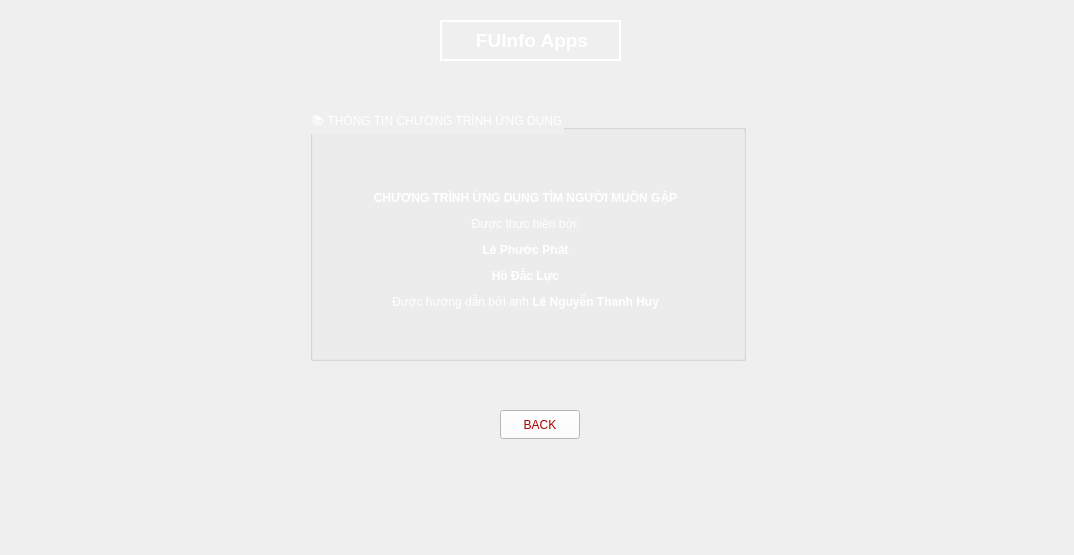
<?xml version="1.0" encoding="UTF-8"?>
<ui version="4.0">
 <class>Credit_Page</class>
 <widget class="QMainWindow" name="Credit_Page">
  <property name="geometry">
   <rect>
    <x>0</x>
    <y>0</y>
    <width>1074</width>
    <height>555</height>
   </rect>
  </property>
  <property name="windowTitle">
   <string>MainWindow</string>
  </property>
  <property name="styleSheet">
   <string notr="true"/>
  </property>
  <widget class="QWidget" name="centralwidget">
   <widget class="QGroupBox" name="credit_info_box">
    <property name="geometry">
     <rect>
      <x>310</x>
      <y>110</y>
      <width>436</width>
      <height>251</height>
     </rect>
    </property>
    <property name="styleSheet">
     <string notr="true">font: 700 9pt &quot;Segoe UI&quot;;
border-color: rgb(170, 0, 0);
color: rgb(255, 255, 255);</string>
    </property>
    <property name="title">
     <string>📚 THÔNG TIN CHƯƠNG TRÌNH ỨNG DỤNG</string>
    </property>
    <widget class="QLabel" name="label">
     <property name="geometry">
      <rect>
       <x>100</x>
       <y>80</y>
       <width>63</width>
       <height>21</height>
      </rect>
     </property>
     <property name="text">
      <string/>
     </property>
    </widget>
    <widget class="QLabel" name="label_6">
     <property name="geometry">
      <rect>
       <x>0</x>
       <y>40</y>
       <width>431</width>
       <height>201</height>
      </rect>
     </property>
     <property name="text">
      <string>&lt;html&gt;&lt;head/&gt;&lt;body&gt;&lt;p align=&quot;center&quot;&gt;&lt;span style=&quot; font-weight:700;&quot;&gt;CHƯƠNG TRÌNH ỨNG DỤNG TÌM NGƯỜI MUỐN GẶP&lt;/span&gt;&lt;/p&gt;&lt;p align=&quot;center&quot;&gt;Được thực hiện bởi:&lt;/p&gt;&lt;p align=&quot;center&quot;&gt;&lt;span style=&quot; font-weight:700;&quot;&gt;Lê Phước Phát&lt;/span&gt;&lt;/p&gt;&lt;p align=&quot;center&quot;&gt;&lt;span style=&quot; font-weight:700;&quot;&gt;Hồ Đắc Lực&lt;/span&gt;&lt;/p&gt;&lt;p align=&quot;center&quot;&gt;Được hướng dẫn bởi anh &lt;span style=&quot; font-weight:700;&quot;&gt;Lê Nguyễn Thanh Huy&lt;/span&gt;&lt;/p&gt;&lt;/body&gt;&lt;/html&gt;</string>
     </property>
    </widget>
   </widget>
   <widget class="QPushButton" name="back_button">
    <property name="geometry">
     <rect>
      <x>500</x>
      <y>410</y>
      <width>80</width>
      <height>29</height>
     </rect>
    </property>
    <property name="maximumSize">
     <size>
      <width>83</width>
      <height>29</height>
     </size>
    </property>
    <property name="styleSheet">
     <string notr="true">color: rgb(170, 0, 0);
background-color: rgb(255, 255, 255);
font: 700 9pt &quot;Segoe UI&quot;;</string>
    </property>
    <property name="text">
     <string>BACK</string>
    </property>
   </widget>
   <widget class="QLabel" name="label_2">
    <property name="geometry">
     <rect>
      <x>0</x>
      <y>0</y>
      <width>1074</width>
      <height>555</height>
     </rect>
    </property>
    <property name="autoFillBackground">
     <bool>false</bool>
    </property>
    <property name="text">
     <string/>
    </property>
    <property name="pixmap">
     <pixmap>picture/Outer Space Flipgrid Background.png</pixmap>
    </property>
    <property name="scaledContents">
     <bool>true</bool>
    </property>
    <property name="wordWrap">
     <bool>true</bool>
    </property>
    <property name="openExternalLinks">
     <bool>true</bool>
    </property>
   </widget>
   <widget class="QLabel" name="label_5">
    <property name="geometry">
     <rect>
      <x>440</x>
      <y>20</y>
      <width>181</width>
      <height>41</height>
     </rect>
    </property>
    <property name="styleSheet">
     <string notr="true">color: rgb(255, 255, 255);
border-color: rgb(255, 255, 255);</string>
    </property>
    <property name="frameShape">
     <enum>QFrame::WinPanel</enum>
    </property>
    <property name="text">
     <string>&lt;html&gt;&lt;head/&gt;&lt;body&gt;&lt;p align=&quot;center&quot;&gt;&lt;span style=&quot; font-size:14pt; font-weight:700; color:#ffffff;&quot;&gt;FUInfo Apps&lt;/span&gt;&lt;/p&gt;&lt;/body&gt;&lt;/html&gt;</string>
    </property>
   </widget>
   <widget class="QLabel" name="label_8">
    <property name="geometry">
     <rect>
      <x>340</x>
      <y>-10</y>
      <width>111</width>
      <height>81</height>
     </rect>
    </property>
    <property name="autoFillBackground">
     <bool>false</bool>
    </property>
    <property name="text">
     <string/>
    </property>
    <property name="pixmap">
     <pixmap>picture/star_line.png</pixmap>
    </property>
    <property name="scaledContents">
     <bool>true</bool>
    </property>
    <property name="wordWrap">
     <bool>true</bool>
    </property>
    <property name="openExternalLinks">
     <bool>true</bool>
    </property>
   </widget>
   <widget class="QLabel" name="label_10">
    <property name="geometry">
     <rect>
      <x>610</x>
      <y>-10</y>
      <width>111</width>
      <height>81</height>
     </rect>
    </property>
    <property name="autoFillBackground">
     <bool>false</bool>
    </property>
    <property name="text">
     <string/>
    </property>
    <property name="pixmap">
     <pixmap>picture/star_line_2.png</pixmap>
    </property>
    <property name="scaledContents">
     <bool>true</bool>
    </property>
    <property name="wordWrap">
     <bool>true</bool>
    </property>
    <property name="openExternalLinks">
     <bool>true</bool>
    </property>
   </widget>
   <widget class="QLabel" name="label_3">
    <property name="geometry">
     <rect>
      <x>690</x>
      <y>50</y>
      <width>161</width>
      <height>141</height>
     </rect>
    </property>
    <property name="text">
     <string/>
    </property>
    <property name="pixmap">
     <pixmap>picture/star_new.png</pixmap>
    </property>
    <property name="scaledContents">
     <bool>true</bool>
    </property>
    <property name="wordWrap">
     <bool>true</bool>
    </property>
    <property name="openExternalLinks">
     <bool>true</bool>
    </property>
   </widget>
   <widget class="QLabel" name="label_4">
    <property name="geometry">
     <rect>
      <x>230</x>
      <y>300</y>
      <width>161</width>
      <height>141</height>
     </rect>
    </property>
    <property name="autoFillBackground">
     <bool>false</bool>
    </property>
    <property name="text">
     <string/>
    </property>
    <property name="pixmap">
     <pixmap>picture/planet.png</pixmap>
    </property>
    <property name="scaledContents">
     <bool>true</bool>
    </property>
    <property name="wordWrap">
     <bool>true</bool>
    </property>
    <property name="openExternalLinks">
     <bool>true</bool>
    </property>
   </widget>
   <zorder>label_2</zorder>
   <zorder>back_button</zorder>
   <zorder>credit_info_box</zorder>
   <zorder>label_5</zorder>
   <zorder>label_8</zorder>
   <zorder>label_10</zorder>
   <zorder>label_4</zorder>
   <zorder>label_3</zorder>
  </widget>
  <widget class="QMenuBar" name="menubar">
   <property name="geometry">
    <rect>
     <x>0</x>
     <y>0</y>
     <width>1074</width>
     <height>25</height>
    </rect>
   </property>
  </widget>
 </widget>
 <resources/>
 <connections/>
</ui>
